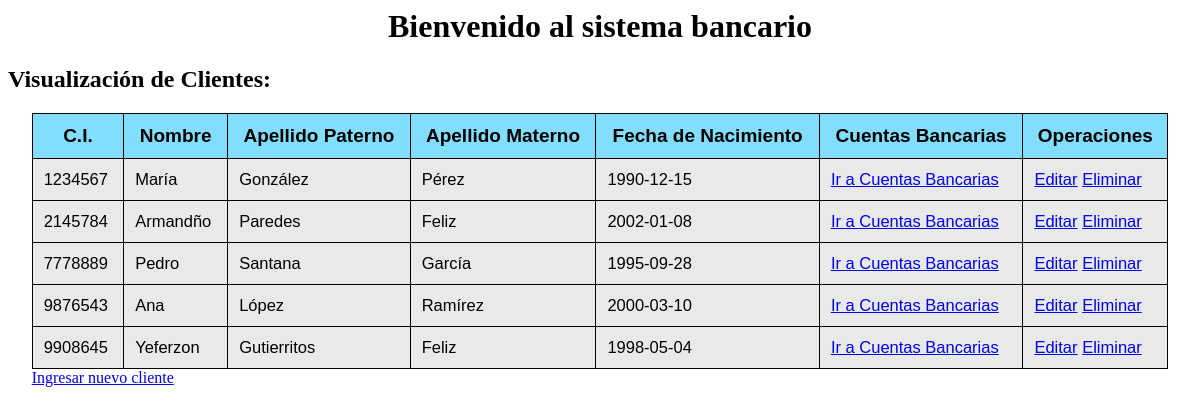
/pregunta_2/index.php, run on the app's committed database.
### tables this page shows
CREATE TABLE `usuario` (
  `id_usuario_ci` int NOT NULL,
  `nombre` varchar(45) NOT NULL,
  `apellido_pat` varchar(45) DEFAULT NULL,
  `apellido_mat` varchar(45) DEFAULT NULL,
  `fecha_nacimiento` date NOT NULL,
  `contraseña` varchar(45) NOT NULL,
  PRIMARY KEY (`id_usuario_ci`)
);

### pregunta_2/index.php (the view, shortened to what this page needs)
<?php include "inicio.php" ?>
<?php
include "conexion.inc.php";
$sql = "select * from usuario";
$resultado = mysqli_query($con, $sql);
?>
<table>
    <tr id="cabecera">
        <td>C.I.</td>
        <td>Nombre</td>
        <td>Apellido Paterno</td>
        <td>Apellido Materno</td>
        <td>Fecha de Nacimiento</td>
        <td>Cuentas Bancarias</td>
        <td>Operaciones</td>
    </tr>
<?php
while ($fila = mysqli_fetch_array($resultado)) {
    echo "<tr id='cuerpo_tabla'>";
    echo "<td>".$fila['id_usuario_ci']."</td>";
    echo "<td>".$fila['nombre']."</td>";
    echo "<td>".$fila['apellido_pat']."</td>";
    echo "<td>".$fila['apellido_mat']."</td>";
    echo "<td>".$fila['fecha_nacimiento']."</td>";
    echo "<td>
            <a href='./cuenta_bancaria/?id=".$fila['id_usuario_ci']."&titular=".$fila['nombre'].' '.$fila['apellido_pat'].' '.$fila['apellido_mat']."&ci=".$fila['id_usuario_ci']."'>Ir a Cuentas Bancarias</a>
         </td>";
    echo "<td>";
        echo "<a href='./operaciones/cliente/editar.php?id=".$fila['id_usuario_ci']."'>Editar</a>";
        echo "<a href='./operaciones/cliente/eliminar.php?id=".$fila['id_usuario_ci']."'>Eliminar</a>";
    echo "</td>";
    echo "</tr>";
}
?>
</table>
<a href="./operaciones/cliente/insertar.php">Ingresar nuevo cliente</a>
<?php include "fin.php" ?>

### pregunta_2/css/style.css (style rules this page uses)
#cabecera { text-align: center; }
#contenido table, td, tr { font-family:'Gill Sans', 'Gill Sans MT', Calibri, 'Trebuchet MS', sans-serif; border-collapse: collapse; border: 1.5px solid; padding: 11px; }
#contenido table #cabecera { background-color: rgba(79, 207, 253, 0.7); font-size: 19px; font-weight: bold; }
#contenido table #cuerpo_tabla { background-color: rgba(211, 211, 209, 0.5); font-size: 16.5px; }

### data on the page
usuario: id_usuario_ci "1234567", nombre "María", apellido_pat "González", apellido_mat "Pérez", fecha_nacimiento "1990-12-15"
usuario: id_usuario_ci "2145784", nombre "Armandño", apellido_pat "Paredes", apellido_mat "Feliz", fecha_nacimiento "2002-01-08"
usuario: id_usuario_ci "7778889", nombre "Pedro", apellido_pat "Santana", apellido_mat "García", fecha_nacimiento "1995-09-28"
usuario: id_usuario_ci "9876543", nombre "Ana", apellido_pat "López", apellido_mat "Ramírez", fecha_nacimiento "2000-03-10"
usuario: id_usuario_ci "9908645", nombre "Yeferzon", apellido_pat "Gutierritos", apellido_mat "Feliz", fecha_nacimiento "1998-05-04"
